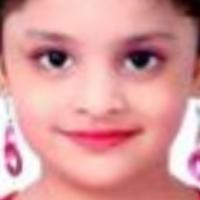
#> input picture Attribute-Inference/UTKFace/10_1_3_20170109205323078.jpg.chip.jpg, 200 x 200 px, found by its file name; its folder holds 4 pictures in this run
$ python load_data.py
#> lines starting #> are read from the running program, lines starting #| are printed output that depends on the picture

import os
import numpy as np
from PIL import Image
import argparse

#Re-used from the implementation of paper "Overlearning Reveals Sensitive Attributes"

BASE_DIR = './data/UTKFace/'

if not os.path.exists(BASE_DIR):
    try:
        os.makedirs(BASE_DIR)
    except OSError:
        pass


def resize_utk(dataFolder):

#> called with dataFolder = './UTKFace'
    UTK_DIR = dataFolder
    if not os.path.exists(UTK_DIR):
        print('UTKFace data directory does not exist. Kindly provide the correct path')
        exit()

    ages = []
    genders = []
    races = []
    imgs = []
    for filename in os.listdir(UTK_DIR):
        img_path = os.path.join(UTK_DIR, filename)
        attrs = filename.split('_')[:3]
        if attrs[2] not in {'0', '1', '2', '3', '4'}:
            print(filename)
            continue

        ages.append(int(attrs[0]))
        genders.append(int(attrs[1]))
        races.append(int(attrs[2]))

        image = Image.open(img_path)
#> image is the input picture: PIL image 200x200 RGB; mean R, G, B 217.7, 154.7, 155.9
        img_resized = image.resize(size=(50, 50))
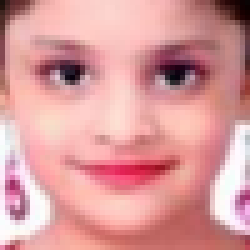
#> img_resized: PIL image 50x50 RGB (shown 5 times larger); mean R, G, B 217.8, 154.8, 155.9
        imgs.append(np.asarray(img_resized))
#> pass 2 of the loop in resize_utk, `for filename in os.listdir(UTK_DIR):`:
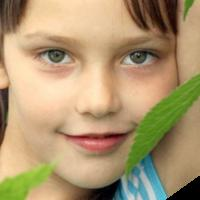
#> input picture Attribute-Inference/UTKFace/11_1_0_20170109205122664.jpg.chip.jpg, 200 x 200 px, found by its file name
#> in resize_utk, image is the input picture: PIL image 200x200 RGB; mean R, G, B 174.5, 151.5, 112.9
#> in resize_utk, `img_resized = image.resize(size=(50, 50))`:
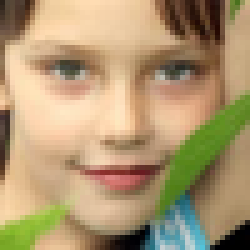
#> img_resized: PIL image 50x50 RGB (shown 5 times larger); mean R, G, B 174.5, 151.5, 112.9

    imgs = np.asarray(imgs)
    ages = np.asarray(ages)
    genders = np.asarray(genders)
    races = np.asarray(races)
    np.savez(BASE_DIR + 'utk_resize.npz', imgs=imgs, ages=ages, genders=genders, races=races)


if __name__ == '__main__':

    parser = argparse.ArgumentParser()
    parser.add_argument('--dataPath', default='./UTKFace', type=str, help='Data Path')
    args = parser.parse_args()
    resize_utk(args.dataPath)
